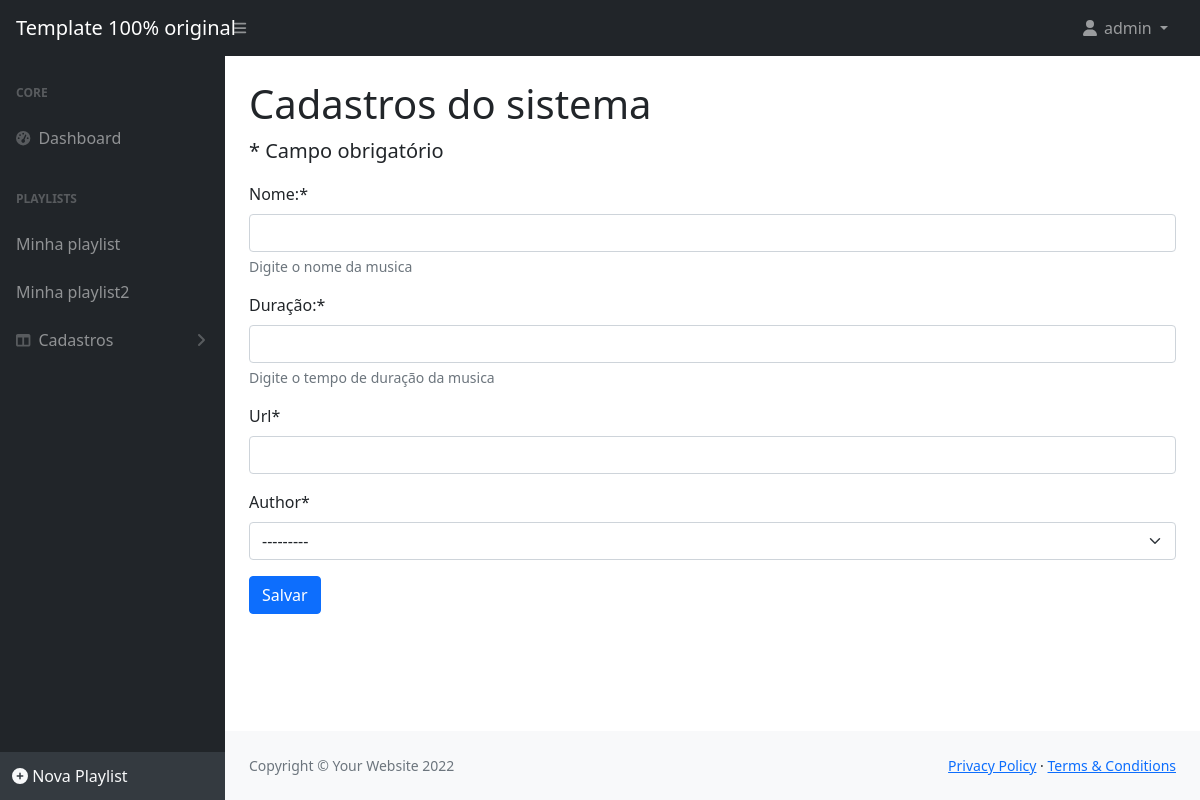
The app's page /cadastrar/musica/ (signed in), older data.
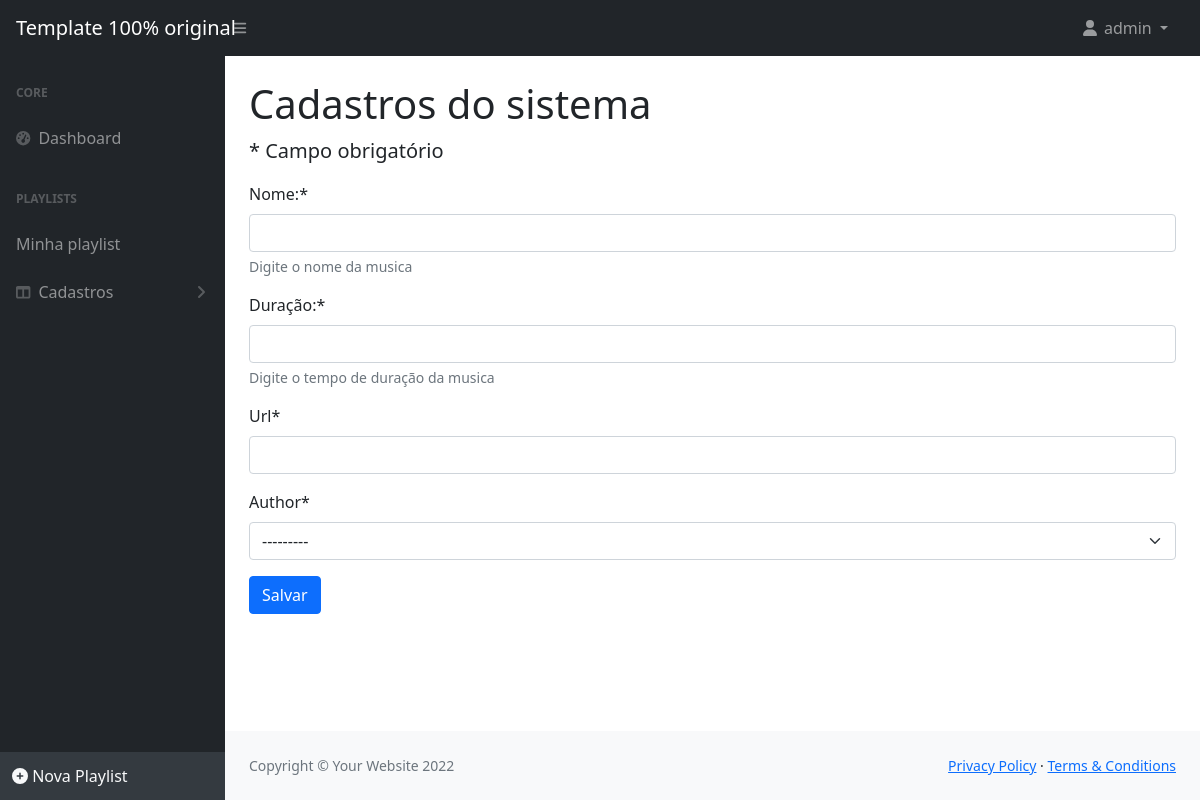
The same page, newer data.
### cadastros/models.py (models this page shows, shortened)
class Playlist(models.Model):
    name = models.CharField(
        max_length=255, help_text="Digite o nome da playlist", default="Minha playlist", verbose_name='Nome:')
    description = models.CharField(
        max_length=255, help_text="Descrição da playlist", verbose_name='Descrição:')
    user = models.ForeignKey(User, on_delete=models.PROTECT)
    songs = models.ManyToManyField(Song, related_name="playlists")
    created_at = models.DateTimeField(auto_now_add=True)
    updated_at = models.DateTimeField(auto_now=True)

### cadastros/views.py (the view)
# urls.py: path('cadastrar/musica/', SongCreate.as_view(),
class SongCreate(GroupRequiredMixin, PlaylistContext, CreateView):
    model = Song
    fields = ['name', 'duration', 'url', 'author']
    group_required = u"Administrador"
    template_name = 'cadastros/form.html'
    success_url = reverse_lazy('listar-musica')

### cadastros/models.py (called while the page is built)
    def __str__(self):
        return f'{self.name}'

### cadastros/templatetags/meus_filtros.py (called while the page is built)
@register.filter(name='validate_user_group')
def validate_user_group(user, group_name):
    if (user.groups.filter(name=group_name)):
        return True
    else:
        return False

### cadastros/views.py (called while the page is built)
    def get_context_data(self, *args, **kwargs):
        context = super().get_context_data(*args, **kwargs)
        if self.request.user.is_authenticated:
            context['playlists'] = Playlist.objects.filter(user=self.request.user)
        else:
            context['playlists'] = None
        return context

### cadastros/templates/cadastros/form.html (shortened to what this page needs)
{% extends 'cadastros/modelo.html' %}
{% load static %}
{% load crispy_forms_tags %}
{% block conteudo %}
<h1 class="mt-4">Cadastros do sistema</h1>
<p class="lead">
    * Campo obrigatório
</p>
<form method="POST">
    {{ form|crispy }}
    <button type="submit" class="btn btn-primary">
        Salvar
    </button>
</form>
{% endblock %}

### cadastros/templates/cadastros/modelo.html (shortened to what this page needs)
{% load static %}
{% load meus_filtros %}
<!DOCTYPE html>
<html lang="pt-br">
<head>
	<link href="https://cdn.jsdelivr.net/npm/simple-datatables@latest/dist/style.css" rel="stylesheet" />
	<link href="{% static 'css/styles.css' %}" rel="stylesheet" />
</head>
<body class="sb-nav-fixed">
	{% block menu %}
	<nav class="sb-topnav navbar navbar-expand navbar-dark bg-dark">
		<a class="navbar-brand ps-3" href="{% url 'index' %}">Template 100% original</a>
		<button class="btn btn-link btn-sm order-1 order-lg-0 me-4 me-lg-0" id="sidebarToggle" href="#!"><i
				class="fas fa-bars"></i></button>
		<ul class="navbar-nav ms-auto ms-md-0 me-3 me-lg-4">
			{% if request.user.is_authenticated %}
			<li class="nav-item dropdown">
				<a class="nav-link dropdown-toggle" id="navbarDropdown" href="#" role="button" data-bs-toggle="dropdown"
					aria-expanded="false">
					<i class="fas fa-user fa-fw"></i>
					{{ request.user }}
				</a>
			</li>
			{% else %}
			<li class="nav-item">
				<a class="btn btn-success" href="{% url 'login' %}">Entrar</a>
			</li>
			{% endif %}
		</ul>
	</nav>
	{% endblock %}
	<div id="layoutSidenav">
		{% block menu-lateral %}
		<div id="layoutSidenav_nav">
			<nav class="sb-sidenav accordion sb-sidenav-dark" id="sidenavAccordion">
				<div class="sb-sidenav-menu">
					<div class="nav">
						<div class="sb-sidenav-menu-heading">Core</div>
						<a class="nav-link" href="{% url 'index' %}">
							<div class="sb-nav-link-icon"><i class="fas fa-tachometer-alt"></i></div>
							Dashboard
						</a>
						<div class="sb-sidenav-menu-heading">PLAYLISTS</div>
						{% for playlist in playlists %}
							<a class="nav-link" href="{% url 'listar-playlist' playlist.pk %}">{{playlist.name}}</a>
						{% endfor %}
						{% if request.user|validate_user_group:"Administrador" %}
							<a class="nav-link collapsed" href="#" data-bs-toggle="collapse" data-bs-target="#collapseLayouts"
								aria-expanded="false" aria-controls="collapseLayouts">
								<div class="sb-nav-link-icon"><i class="fas fa-columns"></i></div>
								Cadastros
								<div class="sb-sidenav-collapse-arrow"><i class="fas fa-angle-down"></i></div>
							</a>
						{% endif %}
					</div>
				</div>
				<div class="sb-sidenav-footer">
					<a class="text-light" style="text-decoration: none;" href="{% url 'cadastrar-playlist' %}">
						<i class="fas fa-circle-plus"></i>
						<span style="cursor: pointer"> Nova Playlist </span>
					</a>
				</div>
			</nav>
		</div>
		{% endblock %}
		<div id="layoutSidenav_content">
			<main>
				<div class="container-fluid px-4">
					{% block conteudo %}
					{% endblock %}
			</main>
			<footer class="py-4 bg-light mt-auto">
				<div class="container-fluid px-4">
					<div class="d-flex align-items-center justify-content-between small">
						{% block rodape %}
						<div class="text-muted">Copyright &copy; Your Website 2022</div>
						<div>
							<a href="#">Privacy Policy</a>
							&middot;
							<a href="#">Terms &amp; Conditions</a>
						</div>
						{% endblock %}
					</div>
				</div>
			</footer>
		</div>
	</div>
</body>
</html>

Row changes from the older to the newer data that the page shows:
removed Playlist: name "Minha playlist2"
